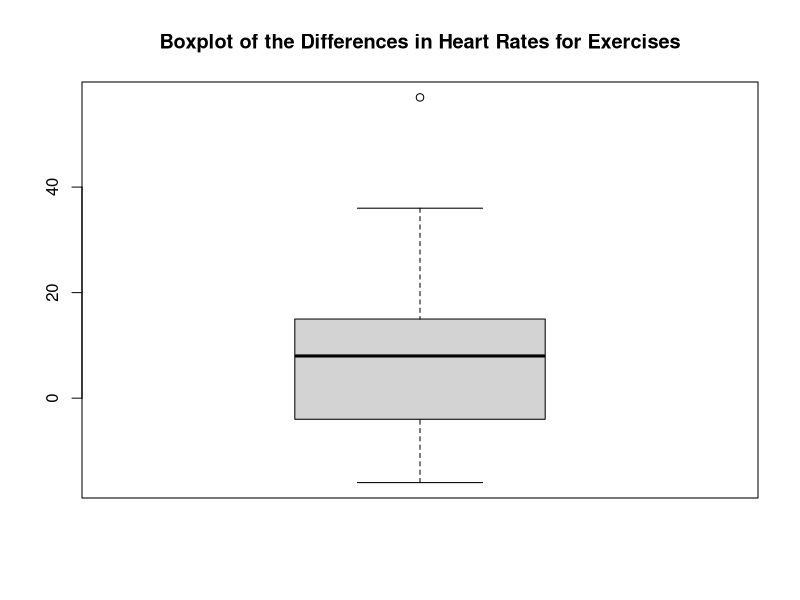

Reproduce this figure in R. (Note: this script raises an error after producing the figure.)
## ---- chunk 1
heartrate <- read.csv("data/HeartRates.csv")
boxplot(heartrate$Diff, 
        main="Boxplot of the Differences in Heart Rates for Exercises")
## ---- chunk 2
fav_stats(heartrate$Diff)
## ---- chunk 3
qt(0.95+0.025, df = 42) #Multiplier for 95% confidence with 42 (n-1) df
